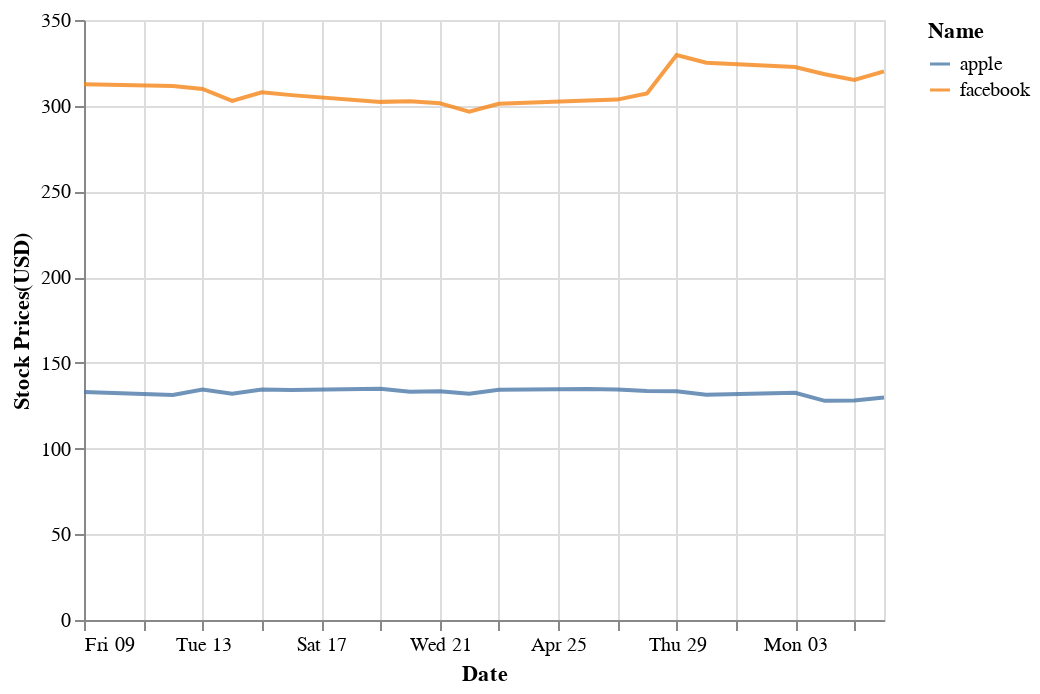

Source (notebook cell):
### Code cell
chart

### Figure 1 — Vega-Lite specification as saved in the notebook (floating-point values rounded to 4 significant figures)
{"config": {"view": {"continuousWidth": 400, "continuousHeight": 300}}, "data": {"name": "data-80a1e226ce5309df39d18d72373adbd0"}, "mark": {"type": "line", "opacity": 0.8}, "encoding": {"color": {"type": "nominal", "field": "Name"}, "x": {"type": "temporal", "field": "Date"}, "y": {"type": "quantitative", "field": "Stock Prices(USD)", "stack": null}}, "$schema": "https://vega.github.io/schema/vega-lite/v4.8.1.json", "datasets": {"data-80a1e226ce5309df39d18d72373adbd0": [{"Date": "09 April 2021", "Name": "apple", "Stock Prices(USD)": 133.0}, {"Date": "12 April 2021", "Name": "apple", "Stock Prices(USD)": 131.2}, {"Date": "13 April 2021", "Name": "apple", "Stock Prices(USD)": 134.4}, {"Date": "14 April 2021", "Name": "apple", "Stock Prices(USD)": 132.0}, {"Date": "15 April 2021", "Name": "apple", "Stock Prices(USD)": 134.5}, {"Date": "16 April 2021", "Name": "apple", "Stock Prices(USD)": 134.2}, {"Date": "19 April 2021", "Name": "apple", "Stock Prices(USD)": 134.8}, {"Date": "20 April 2021", "Name": "apple", "Stock Prices(USD)": 133.1}, {"Date": "21 April 2021", "Name": "apple", "Stock Prices(USD)": 133.5}, {"Date": "22 April 2021", "Name": "apple", "Stock Prices(USD)": 131.9}, {"Date": "23 April 2021", "Name": "apple", "Stock Prices(USD)": 134.3}, {"Date": "26 April 2021", "Name": "apple", "Stock Prices(USD)": 134.7}, {"Date": "27 April 2021", "Name": "apple", "Stock Prices(USD)": 134.4}, {"Date": "28 April 2021", "Name": "apple", "Stock Prices(USD)": 133.6}, {"Date": "29 April 2021", "Name": "apple", "Stock Prices(USD)": 133.5}, {"Date": "30 April 2021", "Name": "apple", "Stock Prices(USD)": 131.5}, {"Date": "03 May 2021", "Name": "apple", "Stock Prices(USD)": 132.5}, {"Date": "04 May 2021", "Name": "apple", "Stock Prices(USD)": 127.8}, {"Date": "05 May 2021", "Name": "apple", "Stock Prices(USD)": 128.1}, {"Date": "06 May 2021", "Name": "apple", "Stock Prices(USD)": 129.7}, {"Date": "09 April 2021", "Name": "facebook", "Stock Prices(USD)": 312.5}, {"Date": "12 April 2021", "Name": "facebook", "Stock Prices(USD)": 311.5}, {"Date": "13 April 2021", "Name": "facebook", "Stock Prices(USD)": 309.8}, {"Date": "14 April 2021", "Name": "facebook", "Stock Prices(USD)": 302.8}, {"Date": "15 April 2021", "Name": "facebook", "Stock Prices(USD)": 307.8}, {"Date": "16 April 2021", "Name": "facebook", "Stock Prices(USD)": 306.2}, {"Date": "19 April 2021", "Name": "facebook", "Stock Prices(USD)": 302.2}, {"Date": "20 April 2021", "Name": "facebook", "Stock Prices(USD)": 302.6}, {"Date": "21 April 2021", "Name": "facebook", "Stock Prices(USD)": 301.5}, {"Date": "22 April 2021", "Name": "facebook", "Stock Prices(USD)": 296.5}, {"Date": "23 April 2021", "Name": "facebook", "Stock Prices(USD)": 301.1}, {"Date": "26 April 2021", "Name": "facebook", "Stock Prices(USD)": 303.0}, {"Date": "27 April 2021", "Name": "facebook", "Stock Prices(USD)": 303.6}, {"Date": "28 April 2021", "Name": "facebook", "Stock Prices(USD)": 307.1}, {"Date": "29 April 2021", "Name": "facebook", "Stock Prices(USD)": 329.5}, {"Date": "30 April 2021", "Name": "facebook", "Stock Prices(USD)": 325.1}, {"Date": "03 May 2021", "Name": "facebook", "Stock Prices(USD)": 322.6}, {"Date": "04 May 2021", "Name": "facebook", "Stock Prices(USD)": 318.4}, {"Date": "05 May 2021", "Name": "facebook", "Stock Prices(USD)": 315.0}, {"Date": "06 May 2021", "Name": "facebook", "Stock Prices(USD)": 320.0}]}}
